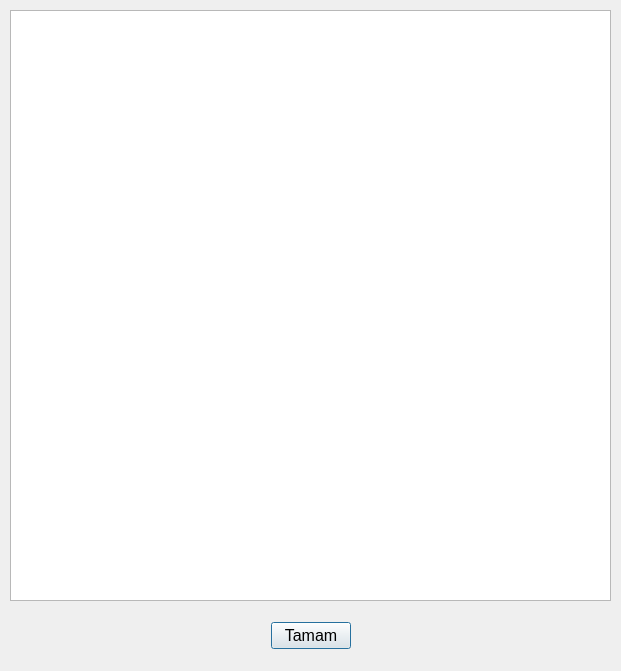
<?xml version="1.0" encoding="UTF-8"?>
<ui version="4.0">
 <class>Logs</class>
 <widget class="QDialog" name="Logs">
  <property name="geometry">
   <rect>
    <x>0</x>
    <y>0</y>
    <width>621</width>
    <height>671</height>
   </rect>
  </property>
  <property name="sizePolicy">
   <sizepolicy hsizetype="Preferred" vsizetype="Preferred">
    <horstretch>0</horstretch>
    <verstretch>0</verstretch>
   </sizepolicy>
  </property>
  <property name="minimumSize">
   <size>
    <width>621</width>
    <height>671</height>
   </size>
  </property>
  <property name="maximumSize">
   <size>
    <width>621</width>
    <height>671</height>
   </size>
  </property>
  <property name="windowTitle">
   <string>LOGS</string>
  </property>
  <widget class="QListWidget" name="listWidget_logs">
   <property name="geometry">
    <rect>
     <x>10</x>
     <y>10</y>
     <width>601</width>
     <height>591</height>
    </rect>
   </property>
  </widget>
  <widget class="QWidget" name="horizontalLayoutWidget">
   <property name="geometry">
    <rect>
     <x>10</x>
     <y>610</y>
     <width>601</width>
     <height>51</height>
    </rect>
   </property>
   <layout class="QHBoxLayout" name="horizontalLayout">
    <item>
     <spacer name="horizontalSpacer">
      <property name="orientation">
       <enum>Qt::Horizontal</enum>
      </property>
      <property name="sizeHint" stdset="0">
       <size>
        <width>40</width>
        <height>20</height>
       </size>
      </property>
     </spacer>
    </item>
    <item>
     <widget class="QPushButton" name="btn_ok">
      <property name="font">
       <font>
        <pointsize>12</pointsize>
       </font>
      </property>
      <property name="text">
       <string>Tamam</string>
      </property>
     </widget>
    </item>
    <item>
     <spacer name="horizontalSpacer_2">
      <property name="orientation">
       <enum>Qt::Horizontal</enum>
      </property>
      <property name="sizeHint" stdset="0">
       <size>
        <width>40</width>
        <height>20</height>
       </size>
      </property>
     </spacer>
    </item>
   </layout>
  </widget>
 </widget>
 <resources/>
 <connections/>
</ui>
